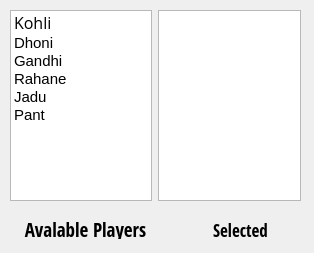
<?xml version="1.0" encoding="UTF-8"?>
<ui version="4.0">
 <class>Form</class>
 <widget class="QWidget" name="Form">
  <property name="geometry">
   <rect>
    <x>0</x>
    <y>0</y>
    <width>314</width>
    <height>253</height>
   </rect>
  </property>
  <property name="windowTitle">
   <string>Form</string>
  </property>
  <widget class="QWidget" name="horizontalLayoutWidget">
   <property name="geometry">
    <rect>
     <x>10</x>
     <y>10</y>
     <width>291</width>
     <height>191</height>
    </rect>
   </property>
   <layout class="QHBoxLayout" name="horizontalLayout">
    <item>
     <widget class="QListWidget" name="list1">
      <item>
       <property name="text">
        <string>Kohli</string>
       </property>
       <property name="font">
        <font>
         <family>Open Sans</family>
         <pointsize>12</pointsize>
         <weight>50</weight>
         <bold>false</bold>
        </font>
       </property>
      </item>
      <item>
       <property name="text">
        <string>Dhoni</string>
       </property>
       <property name="font">
        <font>
         <pointsize>11</pointsize>
        </font>
       </property>
      </item>
      <item>
       <property name="text">
        <string>Gandhi</string>
       </property>
       <property name="font">
        <font>
         <pointsize>11</pointsize>
        </font>
       </property>
      </item>
      <item>
       <property name="text">
        <string>Rahane</string>
       </property>
       <property name="font">
        <font>
         <pointsize>11</pointsize>
        </font>
       </property>
      </item>
      <item>
       <property name="text">
        <string>Jadu</string>
       </property>
       <property name="font">
        <font>
         <pointsize>11</pointsize>
        </font>
       </property>
      </item>
      <item>
       <property name="text">
        <string>Pant</string>
       </property>
       <property name="font">
        <font>
         <pointsize>11</pointsize>
        </font>
       </property>
      </item>
     </widget>
    </item>
    <item>
     <widget class="QListWidget" name="list2"/>
    </item>
   </layout>
  </widget>
  <widget class="QLabel" name="label">
   <property name="geometry">
    <rect>
     <x>20</x>
     <y>220</y>
     <width>131</width>
     <height>19</height>
    </rect>
   </property>
   <property name="font">
    <font>
     <family>Open Sans Condensed</family>
     <pointsize>14</pointsize>
     <weight>75</weight>
     <bold>true</bold>
    </font>
   </property>
   <property name="text">
    <string>Avalable Players</string>
   </property>
   <property name="alignment">
    <set>Qt::AlignCenter</set>
   </property>
  </widget>
  <widget class="QLabel" name="label_2">
   <property name="geometry">
    <rect>
     <x>180</x>
     <y>220</y>
     <width>121</width>
     <height>19</height>
    </rect>
   </property>
   <property name="font">
    <font>
     <family>Open Sans Condensed</family>
     <pointsize>13</pointsize>
     <weight>75</weight>
     <bold>true</bold>
    </font>
   </property>
   <property name="text">
    <string>Selected</string>
   </property>
   <property name="alignment">
    <set>Qt::AlignCenter</set>
   </property>
  </widget>
 </widget>
 <resources/>
 <connections/>
</ui>
